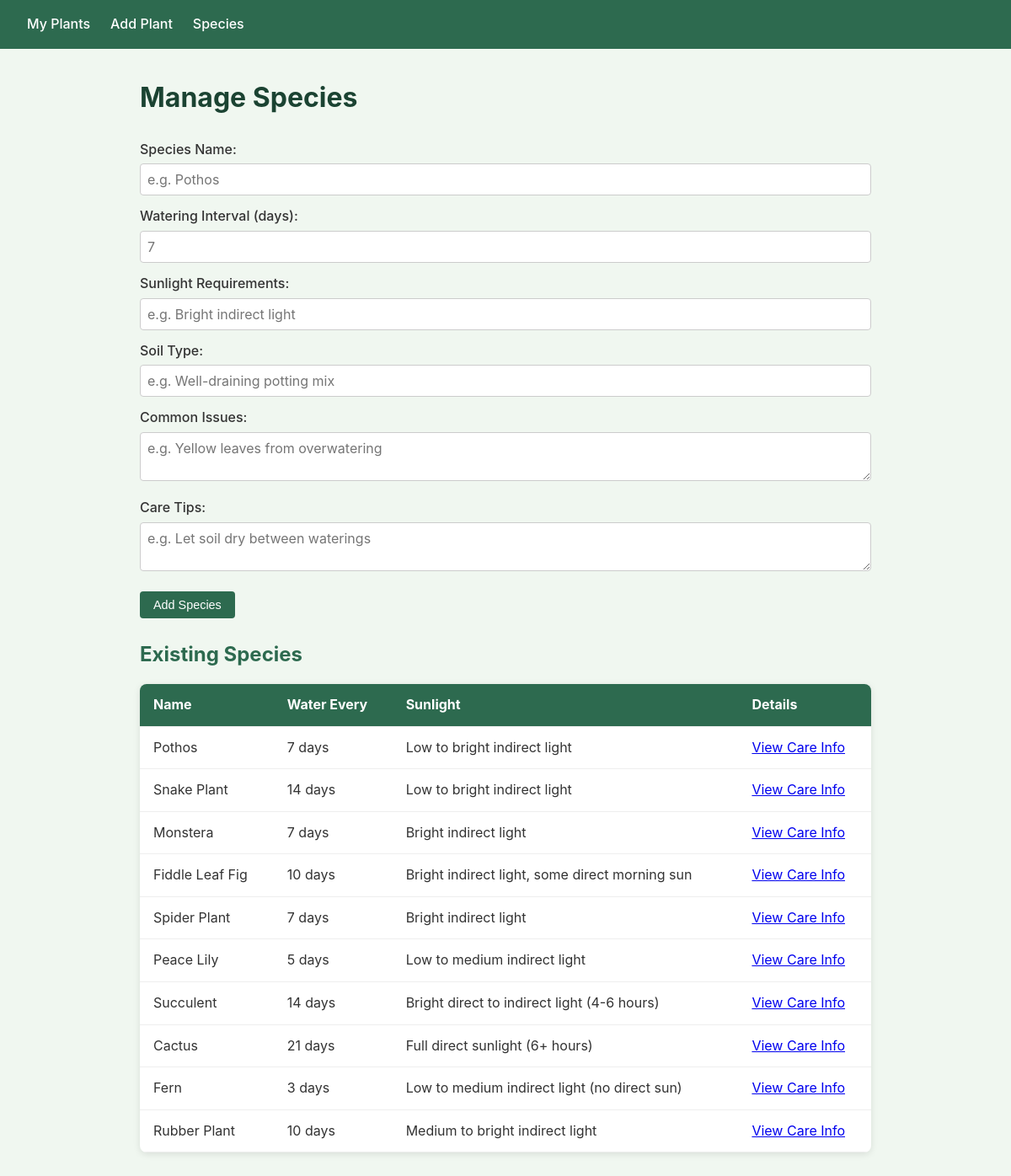
The page /species on the database as committed earlier.
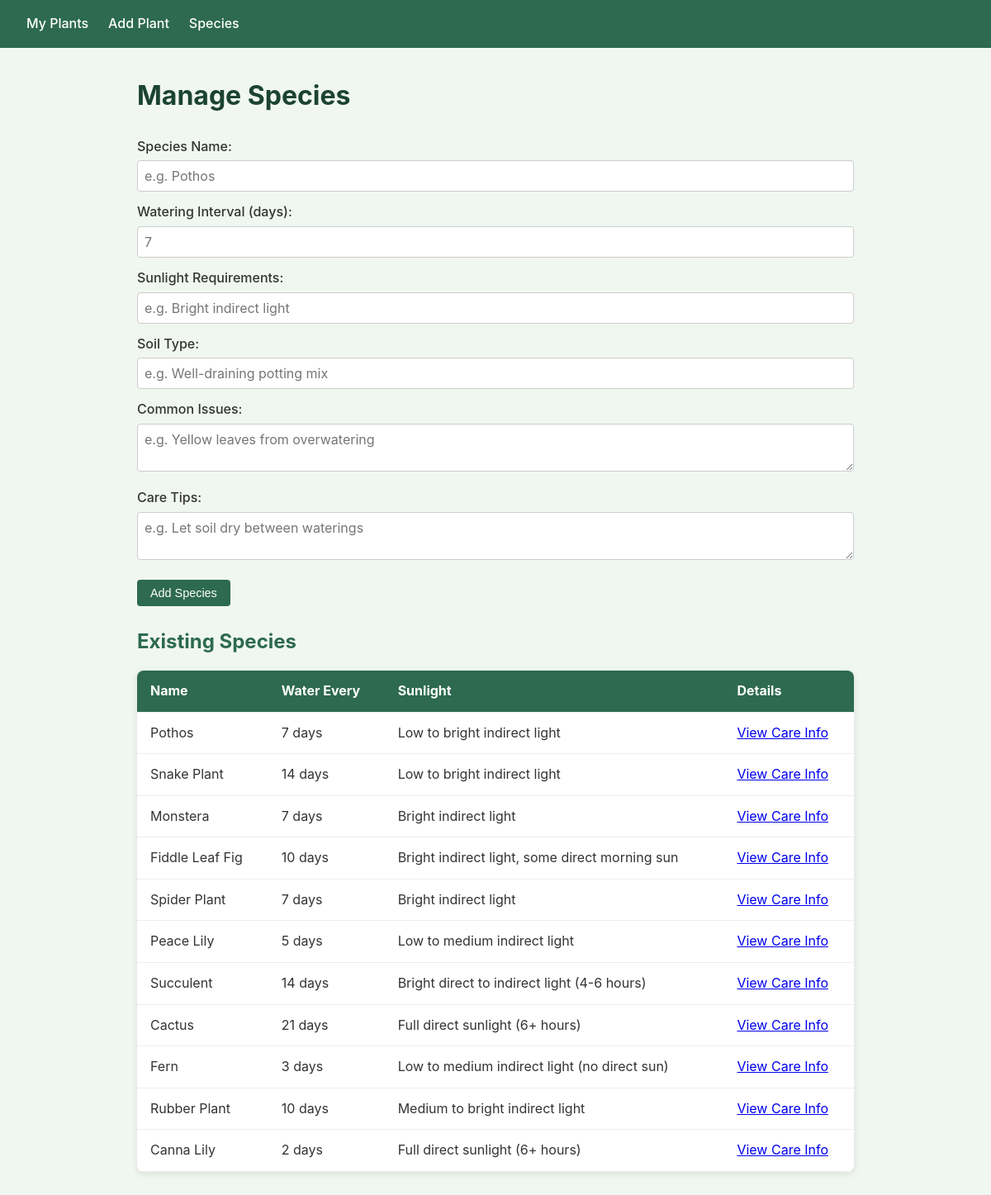
The same page on the database as committed later.
### app/models.py (models this page shows, shortened)
class Species(db.Model):
    id = db.Column(db.Integer, primary_key=True)
    name = db.Column(db.String(100), unique=True, nullable=False)
    watering_interval_days = db.Column(db.Integer, nullable=False)
    sunlight = db.Column(db.String(100))
    soil_type = db.Column(db.String(200))
    common_issues = db.Column(db.Text)
    care_tips = db.Column(db.Text)
    plants = db.relationship("Plant", backref="species", lazy=True)

### app/routes.py (the view, shortened to what this page needs)
@main.route("/species", methods=["GET", "POST"])
def manage_species():
    species = Species.query.all()
    return render_template("species.html", species=species)

### app/templates/species.html
{% extends "base.html" %}
{% block content %}
<h1>Manage Species</h1>
<form method="POST">
    <label for="name">Species Name:</label>
    <input type="text" id="name" name="name" required placeholder="e.g. Pothos">
    <label for="watering_interval_days">Watering Interval (days):</label>
    <input type="number" id="watering_interval_days" name="watering_interval_days" required min="1" placeholder="7">
    <label for="sunlight">Sunlight Requirements:</label>
    <input type="text" id="sunlight" name="sunlight" placeholder="e.g. Bright indirect light">
    <label for="soil_type">Soil Type:</label>
    <input type="text" id="soil_type" name="soil_type" placeholder="e.g. Well-draining potting mix">
    <label for="common_issues">Common Issues:</label>
    <textarea id="common_issues" name="common_issues" rows="2" placeholder="e.g. Yellow leaves from overwatering"></textarea>
    <label for="care_tips">Care Tips:</label>
    <textarea id="care_tips" name="care_tips" rows="2" placeholder="e.g. Let soil dry between waterings"></textarea>
    <button type="submit" class="btn">Add Species</button>
</form>
{% if species %}
<h2>Existing Species</h2>
<table>
    <thead>
        <tr>
            <th>Name</th>
            <th>Water Every</th>
            <th>Sunlight</th>
            <th>Details</th>
        </tr>
    </thead>
    <tbody>
        {% for s in species %}
        <tr>
            <td>{{ s.name }}</td>
            <td>{{ s.watering_interval_days }} days</td>
            <td>{{ s.sunlight or '—' }}</td>
            <td><a href="{{ url_for('main.species_detail', species_id=s.id) }}">View Care Info</a></td>
        </tr>
        {% endfor %}
    </tbody>
</table>
{% endif %}
{% endblock %}

### app/templates/base.html (shortened to what this page needs)
<!DOCTYPE html>
<html lang="en">
<head>
    <link rel="stylesheet" href="{{ url_for('static', filename='style.css') }}">
</head>
<body>
    <nav>
        <a href="{{ url_for('main.index') }}">My Plants</a>
        <a href="{{ url_for('main.add_plant') }}">Add Plant</a>
        <a href="{{ url_for('main.manage_species') }}">Species</a>
    </nav>
    <div class="container">
        {% block content %}{% endblock %}
    </div>
</body>
</html>

### app/static/style.css (style rules this page uses)
* { box-sizing: border-box; margin: 0; padding: 0; }
body { font-family: -apple-system, BlinkMacSystemFont, "Segoe UI", Roboto, sans-serif; background: #f0f7f0; color: #333; line-height: 1.6; }
nav { background: #2d6a4f; padding: 1rem 2rem; display: flex; gap: 1.5rem; }
nav a { color: white; text-decoration: none; font-weight: 500; }
.container { max-width: 900px; margin: 2rem auto; padding: 0 1rem; }
h1 { margin-bottom: 1.5rem; color: #1b4332; }
h2 { margin: 1.5rem 0 1rem; color: #2d6a4f; }
table { width: 100%; border-collapse: collapse; background: white; border-radius: 8px; overflow: hidden; box-shadow: 0 2px 8px rgba(0, 0, 0, 0.1); }
th, td { padding: 0.75rem 1rem; text-align: left; border-bottom: 1px solid #eee; }
th { background: #2d6a4f; color: white; }
form { margin-bottom: 1rem; }
label { display: block; margin: 0.75rem 0 0.25rem; font-weight: 500; }
input, select, textarea { width: 100%; padding: 0.5rem; border: 1px solid #ccc; border-radius: 4px; font-size: 1rem; font-family: inherit; }
textarea { resize: vertical; }
.btn { display: inline-block; margin-top: 1rem; padding: 0.5rem 1rem; background: #2d6a4f; color: white; border: none; border-radius: 4px; cursor: pointer; font-size: 0.9rem; }

Rows that differ between the two databases and show on the page:
added Species: name "Canna Lily", watering_interval_days "2", sunlight "Full direct sunlight (6+ hours)"
